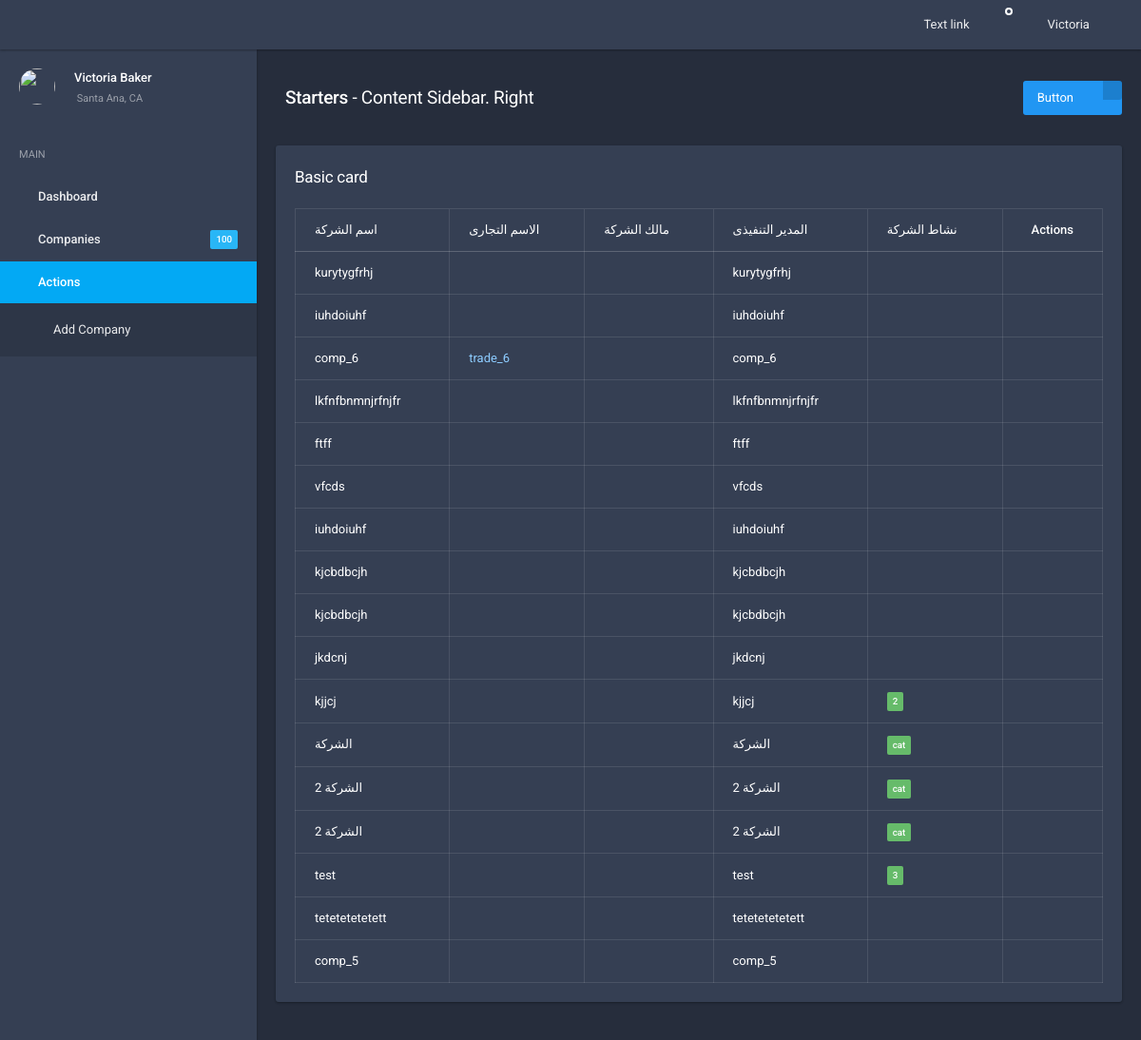
Page /companies2.php on the committed database.
### tables this page shows
CREATE TABLE `companies` (
  `company_id` int(11) NOT NULL,
  `company_name` varchar(27) NOT NULL,
  `company_trading_name` varchar(27) NOT NULL,
  `company_cat` varchar(27) NOT NULL,
  `company_email` varchar(27) NOT NULL,
  `company_website` varchar(27) NOT NULL,
  `company_phone` varchar(27) NOT NULL,
  `company_fax` varchar(27) NOT NULL,
  `company_country` varchar(27) NOT NULL,
  `company_state` varchar(27) NOT NULL,
  `company_postal_code` varchar(27) NOT NULL,
  `company_physical_address` varchar(27) NOT NULL,
  `company_zip_code` varchar(27) NOT NULL,
  `company_owner` varchar(27) NOT NULL,
  `company_capital_stack` varchar(27) NOT NULL,
  `company_annual_sales` varchar(27) NOT NULL,
  `company_num_employees` varchar(27) NOT NULL,
  `company_executive_director` varchar(27) NOT NULL,
  `company_director` varchar(27) NOT NULL,
  `company_auditor` varchar(27) NOT NULL,
  `company_logo` varchar(27) NOT NULL,
  `company_establish_date` varchar(27) NOT NULL,
  `company_reg_no` varchar(27) NOT NULL,
  `company_tax_reg_no` varchar(27) NOT NULL,
  `company_bank` varchar(27) NOT NULL,
  `company_payment_terms` varchar(100) NOT NULL,
  `company_start_work_at` varchar(27) NOT NULL,
  `company_end_work_at` varchar(27) NOT NULL,
  `company_daily_work_hours` varchar(27) NOT NULL,
  `company_activation_day` varchar(27) NOT NULL,
  `company_vat_no` varchar(27) NOT NULL,
  `company_product_range` varchar(27) NOT NULL,
  `company_experince_years` varchar(27) NOT NULL,
  `company_key_markets` varchar(27) NOT NULL,
  `company_key_customers` varchar(27) NOT NULL,
  `company_dealers_type` varchar(27) NOT NULL,
  `company_materials_used` varchar(27) NOT NULL,
  `company_minimum_quantity` varchar(27) NOT NULL,
  `company_business_seg` varchar(27) NOT NULL,
  `company_business_sub_seg` varchar(27) NOT NULL,
  `company_sample_lead_time` varchar(27) NOT NULL,
  `company_production_lead_time` varchar(27) NOT NULL,
  `company_overtime_threshold` varchar(27) NOT NULL,
  `company_techniques_used` varchar(27) NOT NULL,
  `company_start_of_acc_year` varchar(27) NOT NULL,
  `company_end_of_acc_year` varchar(27) NOT NULL,
  `company_imgs` varchar(27) NOT NULL,
  `company_breif` text NOT NULL,
  `company_owner_img` varchar(27) NOT NULL,
  `company_city` varchar(27) NOT NULL,
  `company_address` varchar(100) NOT NULL
);

### db/funcs.php (called while the page is built, shortened)
<?php
	function db_select($conn,$table,$fields,$id_name,$id,$st_id,$limit,$asc_desc){
			$prep_sql = "";
			foreach ($fields as $field) {
				$prep_sql .= $field . ",";
			}
			$prep_sql = rtrim($prep_sql,',');
			$sql = "SELECT $prep_sql FROM $table";
			$result = mysqli_query($conn, $sql);
			if ($result) {
			    return $result;
			} else {
			    return null;
	}
}
?>

### companies2.php (the view, shortened to what this page needs)
<?php
include_once("db/dbconn.php");
include_once("db/funcs.php");
$table = "companies";
$fields = array('*');
$id_name = "company_id";
$id = 38;
$st_id = 0;
$limit = "0";
$asc_desc = "ASC";
$result = db_select($conn,$table,$fields,$id_name,$id,$st_id,$limit,$asc_desc);
?>
<!DOCTYPE html>
<html lang="en">
    <?php include 'components/head.php'; ?>
<body>
	    <?php include 'components/navbar.php'; ?>
	<div class="page-content">
            <?php include 'components/main_sidebar.php'; ?>
		<div class="content-wrapper">
			    <?php include 'components/page_header.php'; ?>
			<div class="content pt-0">
				<div class="d-flex align-items-start flex-column flex-md-row">
					<div class="w-100 order-2 order-md-1">
						<div class="card">
							<div class="card-header header-elements-inline">
								<h5 class="card-title">Basic card</h5>
								<div class="header-elements">
									<div class="list-icons">
				                		<a class="list-icons-item" data-action="collapse"></a>
				                		<a class="list-icons-item" data-action="reload"></a>
				                		<a class="list-icons-item" data-action="remove"></a>
				                	</div>
			                	</div>
							</div>
							<div class="card-body">
                                    <table class="table table-bordered table-hover datatable-highlight" id="comps_table">
                                        <thead>
                                            <tr>
                                                <th>اسم الشركة</th>
                                                <th>الاسم التجارى</th>
                                                <th>مالك الشركة</th>
                                                <th>المدير التنفيذى</th>
                                                <th>نشاط الشركة</th>
                                                <th class="text-center">Actions</th>
                                            </tr>
                                        </thead>
                                        <tbody>
                                        <?php
                                            if ($result) {
                                            while($row = mysqli_fetch_assoc($result)) {
                                        ?>
                                            <tr id="tab_row_<?php echo $row["company_id"]; ?>">
                                                <td><?php echo $row["company_name"]; ?></td>
                                                <td><a href="#"><?php echo $row["company_trading_name"]; ?></a></td>
                                                <td><?php echo $row["company_owner"]; ?></td>
                                                <td><?php echo $row["company_name"]; ?></td>
                                                <td><span class="badge badge-success"><?php echo $row["company_cat"]; ?></span></td>
                                                <td class="text-center">
                                                </td>
                                            </tr>
                                        <?php
                                        }
                                        return $result;
                                        }
                                        ?>

### rows in the picture
companies: company_name "kurytygfrhj"
companies: company_name "iuhdoiuhf"
companies: company_name "comp_6", company_trading_name "trade_6"
companies: company_name "lkfnfbnmnjrfnjfr"
companies: company_name "ftff"
companies: company_name "vfcds"
companies: company_name "iuhdoiuhf"
companies: company_name "kjcbdbcjh"
companies: company_name "kjcbdbcjh"
companies: company_name "jkdcnj"
companies: company_name "kjjcj", company_cat "2"
companies: company_name "الشركة", company_cat "cat"
companies: company_name "الشركة 2", company_cat "cat"
companies: company_name "الشركة 2", company_cat "cat"
companies: company_name "test", company_cat "3"
companies: company_name "tetetetetetett"
companies: company_name "comp_5"
